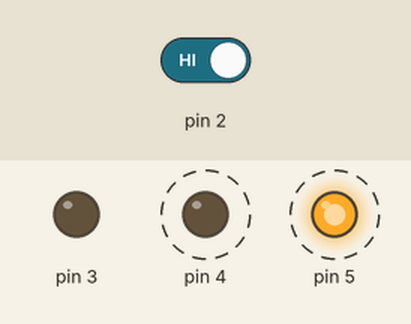
Simulated run of this sketch. Board: Arduino Uno, built with avr-gcc and run on an emulated ATmega328P. Shown: output pins drawn as LEDs (lit = HIGH). Dashed ring = blinking. The test bench sets the inputs (shaded band); at power-on: pin 2 HIGH.

Above: at 2.8 s.
2.9 s: pin 2 driven LOW
At 3.12 s:
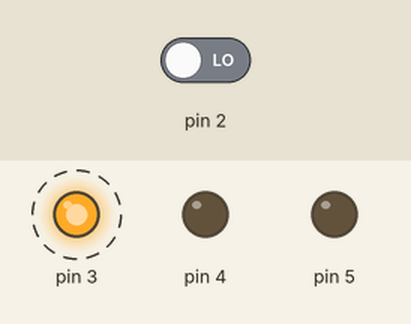
6.4 s: pin 2 driven HIGH
At 6.9 s:
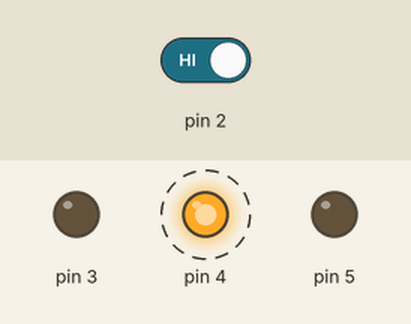
Timing chart, 0 to 16.5 s (numbered marks = the images above; inputs shaded):
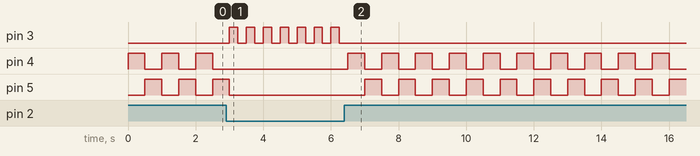

The sketch:

p02_SpaceshipInterface.ino
```cpp
/*
  Arduino Starter Kit example
 Project 2  - Spaceship Interface

 This sketch is written to accompany Project 2 in the
 Arduino Starter Kit

 Parts required:
 1 green LED
 2 red LEDs
 pushbutton
 10 kilohm resistor
 3 220 ohm resistors

 Created 13 September 2012
 by Scott Fitzgerald

 http://arduino.cc/starterKit

 This example code is part of the public domain
*/

// Create a global variable to hold the
// state of the switch. This variable is persistent
// throughout the program. Whenever you refer to
// switchState, you’re talking about the number it holds
int switchstate = 0;

void setup(){
  // declare the LED pins as outputs
  pinMode(3,OUTPUT);
  pinMode(4,OUTPUT);
  pinMode(5,OUTPUT);

  // declare the switch pin as an input
  pinMode(2,INPUT);
}

void loop(){

  // read the value of the switch
  // digitalRead() checks to see if there is voltage
  // on the pin or not
  switchstate = digitalRead(2);

  // if the button is not pressed
  // blink the red LEDs
  if (switchstate == LOW) {
    digitalWrite(4, LOW);  // turn the red LED on pin 4 off
    digitalWrite(5, LOW);  // turn the red LED on pin 5 off

    digitalWrite(3, HIGH); // turn the green LED on pin 3 on
    delay(250);
    digitalWrite(3, LOW);
    delay(250);
    digitalWrite(3, HIGH);
  }
  // this else is part of the above if() statement.
  // if the switch is not LOW (the button is pressed)
  // the code below will run
  else {
    digitalWrite(3, LOW);  // turn the green LED on pin 3 off
    alternateBlinking(500);
  }
}

void alternateBlinking(int interval) {
    digitalWrite(4, HIGH); // turn the red LED on pin 4 on
    digitalWrite(5, LOW);  // turn the red LED on pin 5 off
    // wait for a quarter second before changing the light
    delay(interval);
    digitalWrite(4, LOW); // turn the red LED on pin 4 on
    digitalWrite(5, HIGH);  // turn the red LED on pin 5 off
    delay(interval);
}
```

Measured:
- after the input at 2.9 s, pin 3: alternates HIGH for 0.25 s and LOW for 0.25 s, starting after 0.10 s; pin 4: stops changing and stays LOW; pin 5: goes on until 3.0 s, then stays LOW
- after the input at 6.4 s, pin 3: stops changing and stays LOW; pin 4: alternates HIGH for 0.50 s and LOW for 0.50 s, starting after 0.10 s; pin 5: alternates HIGH for 0.50 s and LOW for 0.50 s, starting after 0.60 s
- by itself, pin 4, pin 5: alternates HIGH for 0.50 s and LOW for 0.50 s
